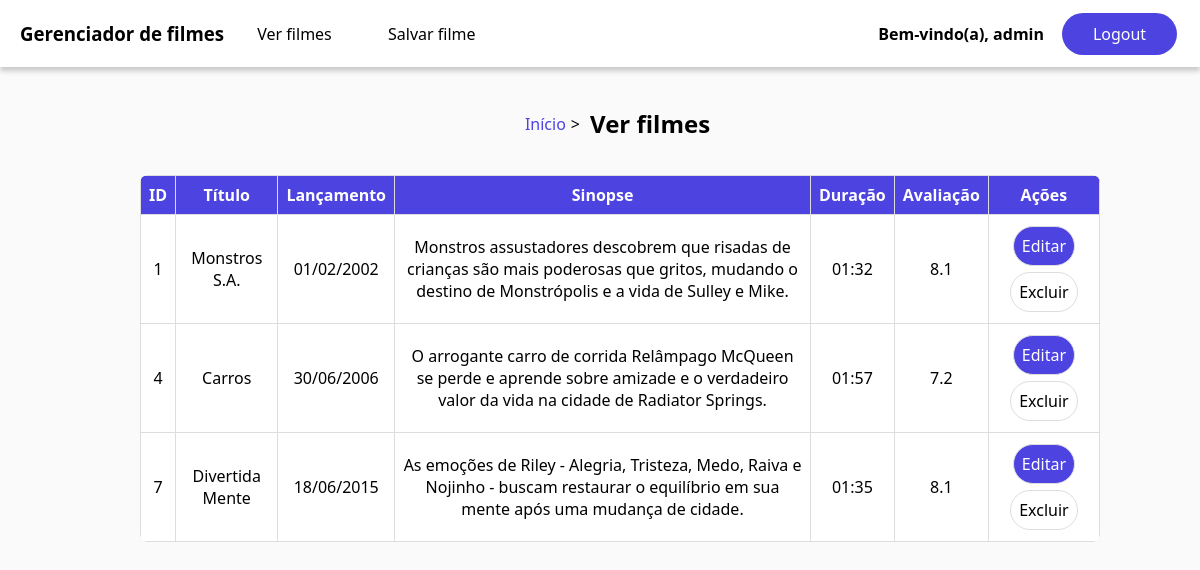
The page /filmes.php (signed in) on the database its author committed.
### tables this page shows
CREATE TABLE `filmes` (
  `id` int(11) NOT NULL,
  `titulo` varchar(50) NOT NULL,
  `lancamento` date NOT NULL,
  `sinopse` varchar(200) NOT NULL,
  `duracao` time NOT NULL,
  `avaliacao` decimal(3,1) NOT NULL,
  `usuarioId` int(11) NOT NULL
);

### filmes.php (the view, shortened to what this page needs)
<?php
if (!isset($_GET['code']) || $_GET['code'] == 0) {
    try {
        $conn = mysqli_connect('localhost', 'root', '', 'cinema');
        $query = "SELECT * FROM filmes WHERE usuarioId = ?";
        $stmt = mysqli_prepare($conn, $query);
        mysqli_stmt_bind_param($stmt, 'i', $_SESSION['id']);
        mysqli_execute($stmt);
        $resultado = mysqli_stmt_get_result($stmt);
        while ($linha = mysqli_fetch_assoc($resultado)) {
            $filmes[] = $linha;
        }
    } catch (mysqli_sql_exception $e) {
        header('Location: filmes.php?code=4');
        exit;
    }
}
?>
<!DOCTYPE html>
<html lang="pt-br">
<head>
    <link rel="stylesheet" href="css/style.css">
</head>
<body>
    <?php include 'includes/header.php';
    include 'includes/toast.php'; ?>
    <section class="container">
        <div class="breadcrumb">
            <a href="dashboard.php" class="link">Início</a>
            <span>></span>
            <h1 class="label">Ver filmes</h1>
        </div>
        <table class="table">
            <thead>
                <tr>
                    <th>ID</th>
                    <th>Título</th>
                    <th>Lançamento</th>
                    <th>Sinopse</th>
                    <th>Duração</th>
                    <th>Avaliação</th>
                    <th>Ações</th>
                </tr>
            </thead>
            <tbody>
                <?php foreach ($filmes as $filme) { ?>
                    <tr>
                        <td><?= $filme['id'] ?></td>
                        <td><?= $filme['titulo'] ?></td>
                        <td><?= date_format(new DateTime($filme['lancamento']), "d/m/Y") ?></td>
                        <td><?= $filme['sinopse'] ?></td>
                        <td><?= date_format(new DateTime($filme['duracao']), "H:i") ?></td>
                        <td><?= $filme['avaliacao'] ?></td>
                        <td>
                            <a href="editar_filme.php?id=<?= $filme['id'] ?>" class="btn btnprimary">Editar</a>
                            <a href="excluir_filme.php?id=<?= $filme['id'] ?>" class="btn">Excluir</a>
                        </td>
                    </tr>
                <?php } ?>
            </tbody>
        </table>
    </section>
</body>
</html>

### includes/header.php
<header>
    <ul class="navbar">
        <li>
            <a class="navlogo" href="dashboard.php" title="Ir para o início">Gerenciador de filmes</a>
        </li>
        <li>
            <a class="btn" href="filmes.php">Ver filmes</a>
        </li>
        <li>
            <a class="btn" href="novo_filme.php">Salvar filme</a>
        </li>
        <li class="navlogout">
            <h4 class="label">Bem-vindo(a), <?= $_SESSION['usuario'] ?></h4>
        </li>
        <li><a class="btn btnprimary" href="logout.php">Logout</a></li>
    </ul>
</header>

### css/style.css (style rules this page uses)
* { font-family: 'Segoe UI', Tahoma, Geneva, Verdana, sans-serif; }
body, html { height: 100%; }
body { margin: 0; padding: 0; background-color: #fafafa; }
.btn { margin: 3px; display: inline-block; font-size: 16px; border: 0; background-color: #ffffff; color: #000000; padding: 10px 20px; text-decoration: none; text-align: center; font-weight: 500; border-radius: 100px; transition: background-color 0.1s ease, color 0.1s ease; }
.btnprimary { background-color: #4C43E0; color: #ffffff; }
.breadcrumb { width: 100%; display: flex; flex-direction: row; align-items: center; justify-content: center; gap: 5px; margin: 20px; }
.container { width: 80%; margin: 15px auto; display: flex; flex-direction: column; justify-content: center; align-items: center; flex-wrap: wrap; border-radius: 8px; gap: 10px; }
.label { margin: 5px; }
.table { text-align: center; width: 100%; background-color: #ffffff; border-collapse: collapse; border-radius: 8px; overflow: hidden; }
.table * { padding: 8px; border: 1px solid #ddd; }
.table thead { background-color: #4C43E0; color: white; }
.navbar { min-height: 55px; margin: 0; display: flex; justify-content: space-between; align-items: center; background-color: #ffffff; padding: 6px 20px; list-style: none; overflow: hidden; box-shadow: 0 4px 5px #00000033; gap: 10px; }
.navlogo { font-size: 14pt; font-weight: bold; color: #000000; text-decoration: none; }
.navbar .btn { min-width: 75px; }
.navlogout { margin-left: auto; }
.link { text-decoration: none; color: #4C43E0; }

### rows shown on the page
filmes: id "1", titulo "Monstros S.A.", lancamento "01/02/2002", sinopse "Monstros assustadores descobrem que risadas de crianças são mais poderosas que gritos, mudando o destino de Monstrópolis e a vida de Sulley e Mike.", duracao "01:32", avaliacao "8.1"
filmes: id "4", titulo "Carros", lancamento "30/06/2006", sinopse "O arrogante carro de corrida Relâmpago McQueen se perde e aprende sobre amizade e o verdadeiro valor da vida na cidade de Radiator Springs.", duracao "01:57", avaliacao "7.2"
filmes: id "7", titulo "Divertida Mente", lancamento "18/06/2015", sinopse "As emoções de Riley - Alegria, Tristeza, Medo, Raiva e Nojinho - buscam restaurar o equilíbrio em sua mente após uma mudança de cidade.", duracao "01:35", avaliacao "8.1"

### other values the page prints
$_SESSION['usuario'] "admin"
